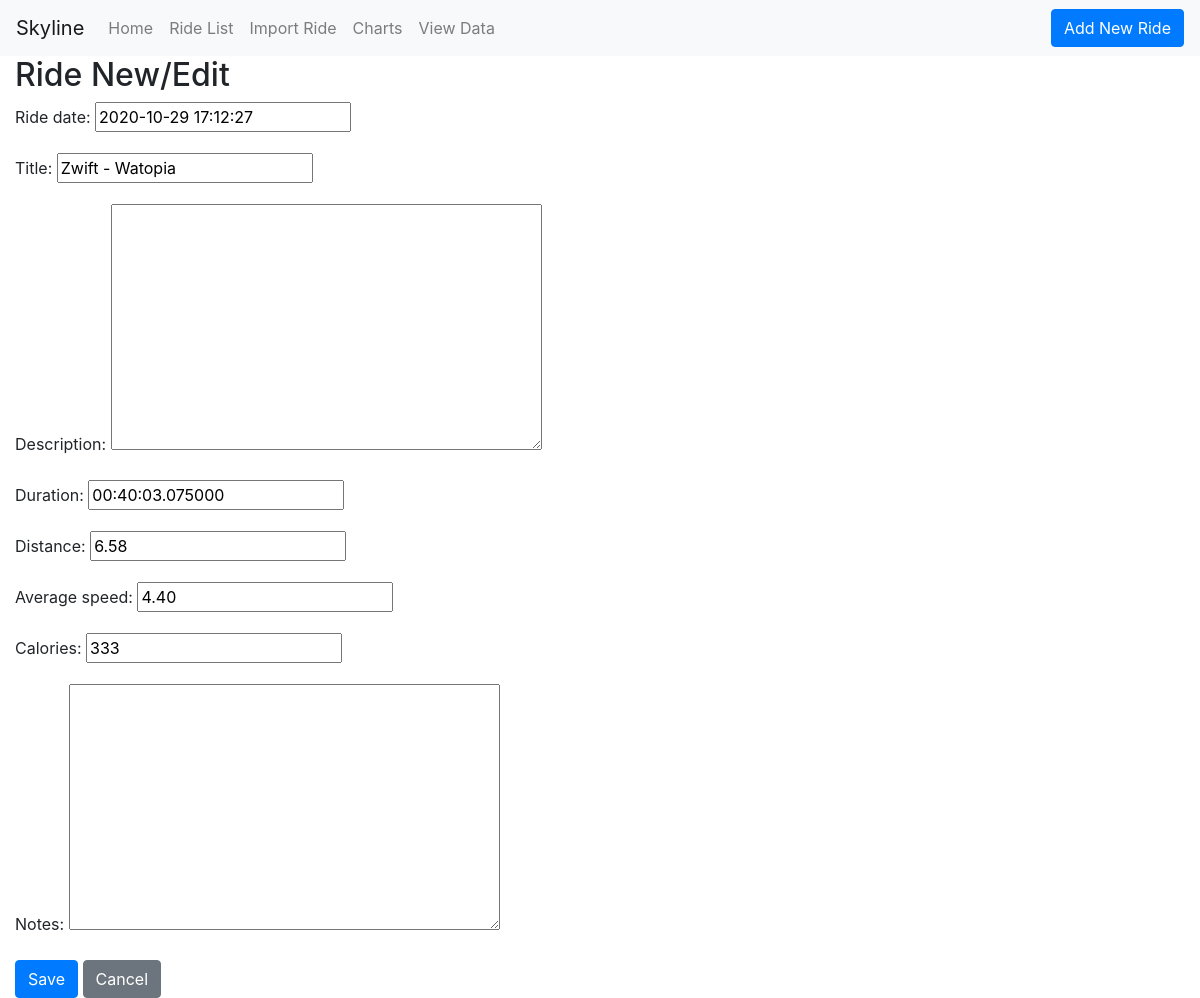
The page /ride/256/edit/ on the database its author committed.
### rides/models.py (models this page shows, shortened)
class Ride(models.Model):
    ride_date = models.DateTimeField()
    title = models.CharField(max_length=200)
    description = models.TextField(blank=True)
    duration = models.DurationField()
    distance = models.DecimalField(max_digits=6, decimal_places=2)
    average_speed = models.DecimalField(max_digits=5, decimal_places=2)
    calories = models.PositiveSmallIntegerField(blank=True)
    notes = models.TextField(blank=True)

### rides/views.py (the view)
# urls.py: path('ride/<int:id>/edit/', views.ride_edit, name='ride_edit'),
def ride_edit(request, id):
    ride = get_object_or_404(Ride, id=id)
    if request.method == "POST":
        form = RideForm(request.POST, instance=ride)
        if form.is_valid():
            ride = form.save(commit=False)
            ride.save()
            return  redirect('ride_detail', id=ride.id)
    else:
        form = RideForm(instance=ride)
    return render(request, 'rides/ride_edit.html', {'form': form})

### rides/forms.py
class RideForm(forms.ModelForm):
    class Meta:
        model = Ride
        fields = (
            'ride_date',
            'title',
            'description',
            'duration',
            'distance',
            'average_speed',
            'calories',
            'notes'
        )

### rides/templates/rides/ride_edit.html (shortened to what this page needs)
{% extends 'rides/base.html' %}
{% block content %}
    <h2>Ride New/Edit</h2>
    <form method="POST" class="ride-form">
        {{ form.as_p }}
        <button class="btn btn-primary" type="submit">Save</button>
        <a class="btn btn-secondary" href="{% url 'ride_list' %}">Cancel</a>
    </form>
{% endblock %}

### rows shown on the page
Ride: ride_date "2020-10-29 17:12:27", title "Zwift - Watopia", duration "00:40:03.075000", distance "6.58", average_speed "4.40", calories "333"
